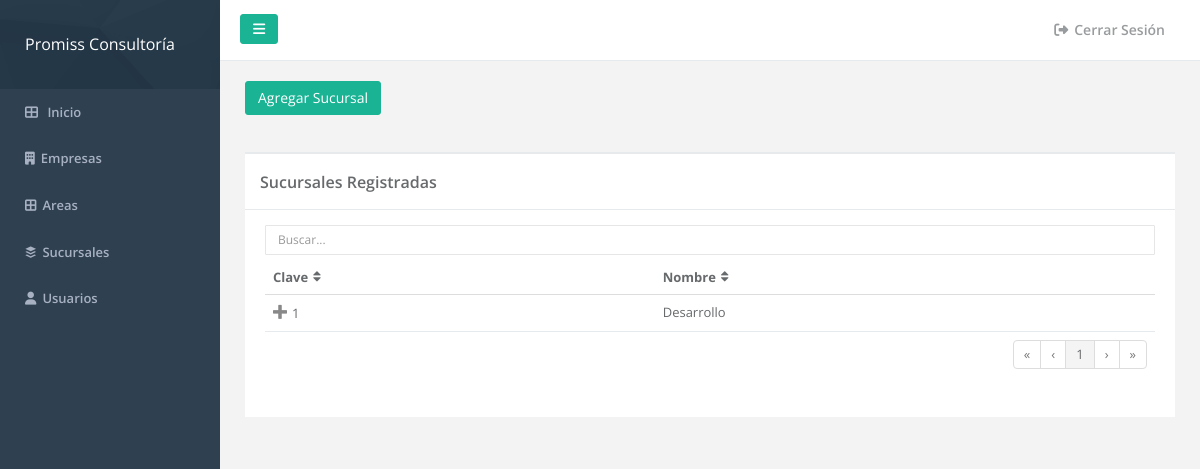
/Sucursales.php, run on an earlier commit of the app's database.
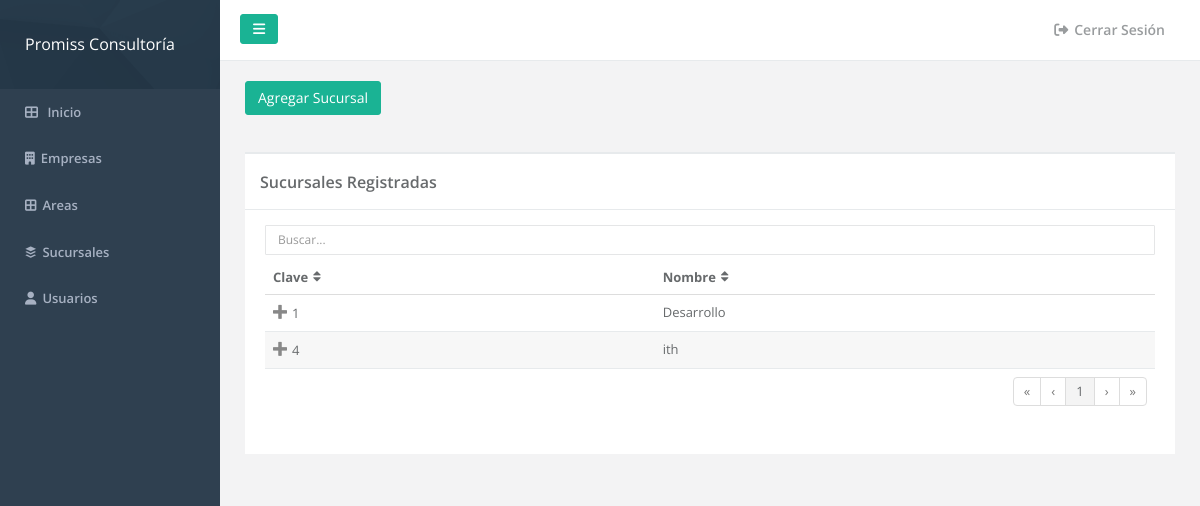
And on a later commit of the database.
### tables this page shows
CREATE TABLE `sucursales` (
  `id_sucursal` int(11) NOT NULL,
  `snombre` varchar(100) NOT NULL,
  `empresa` int(11) NOT NULL,
  `rfc` varchar(15) NOT NULL,
  `giro` varchar(100) NOT NULL,
  `correo` varchar(50) NOT NULL,
  `telefono` varchar(10) NOT NULL,
  `direccion` varchar(100) NOT NULL,
  `ndireccion` int(11) NOT NULL,
  `estado` varchar(30) NOT NULL,
  `ciudad` varchar(30) NOT NULL,
  `cp` int(10) NOT NULL,
  `Colonia` varchar(100) NOT NULL,
  `nempleados` int(20) NOT NULL,
  `EstadoE` varchar(30) NOT NULL
);

### ConSucursales.php (the view, shortened to what this page needs)
<?php
require('conec.php');
$rs = mysqli_query($con, "SELECT S.id_sucursal, S.snombre, E.Nombre, S.giro, S.rfc, S.direccion, S.ndireccion, S.Colonia, S.estado, S.ciudad, S.cp, S.correo, S.telefono, S.nempleados, S.EstadoE from sucursales S inner join empresas E on S.empresa = E.id_Empresa");
                       while($row = mysqli_fetch_array($rs)){
                          echo "<tr id='delete".$row['id_sucursal']."'>";
                          echo "<td>" . $row['id_sucursal'] .  "</td>";
                          echo "<td> ". $row['snombre'] . "</td>";
                          echo "</tr>";
                      }
 ?>

What changed in the data, as far as the page shows it:
added sucursales: id_sucursal "4", snombre "ith"
